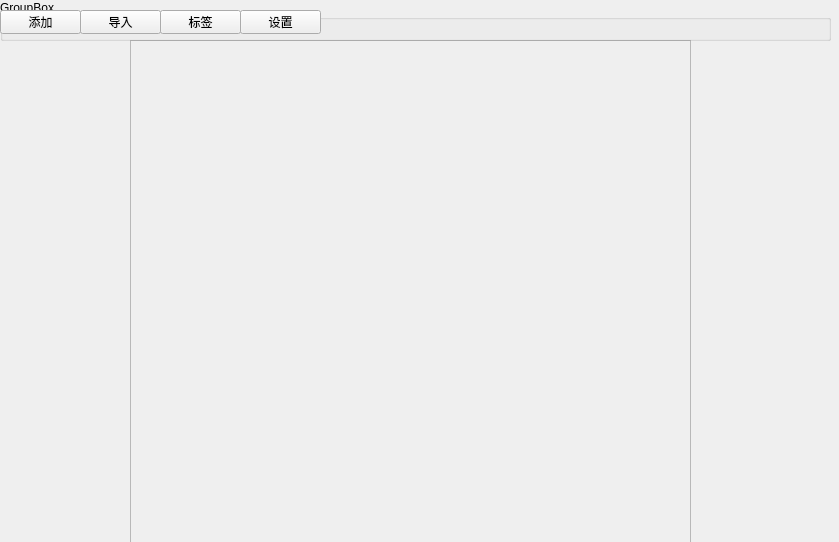
<?xml version="1.0" encoding="UTF-8"?>
<ui version="4.0">
 <class>Form</class>
 <widget class="QWidget" name="Form">
  <property name="geometry">
   <rect>
    <x>0</x>
    <y>0</y>
    <width>839</width>
    <height>542</height>
   </rect>
  </property>
  <property name="windowTitle">
   <string>Form</string>
  </property>
  <widget class="QScrollArea" name="scrollArea">
   <property name="geometry">
    <rect>
     <x>130</x>
     <y>40</y>
     <width>561</width>
     <height>511</height>
    </rect>
   </property>
   <property name="widgetResizable">
    <bool>true</bool>
   </property>
   <widget class="QWidget" name="scrollAreaWidgetContents">
    <property name="geometry">
     <rect>
      <x>0</x>
      <y>0</y>
      <width>559</width>
      <height>509</height>
     </rect>
    </property>
   </widget>
  </widget>
  <widget class="QGroupBox" name="groupBox">
   <property name="geometry">
    <rect>
     <x>0</x>
     <y>0</y>
     <width>831</width>
     <height>41</height>
    </rect>
   </property>
   <property name="title">
    <string>GroupBox</string>
   </property>
   <widget class="QPushButton" name="pushButton">
    <property name="geometry">
     <rect>
      <x>0</x>
      <y>10</y>
      <width>81</width>
      <height>24</height>
     </rect>
    </property>
    <property name="text">
     <string>添加</string>
    </property>
   </widget>
   <widget class="QPushButton" name="pushButton_2">
    <property name="geometry">
     <rect>
      <x>80</x>
      <y>10</y>
      <width>81</width>
      <height>24</height>
     </rect>
    </property>
    <property name="text">
     <string>导入</string>
    </property>
   </widget>
   <widget class="QPushButton" name="pushButton_3">
    <property name="geometry">
     <rect>
      <x>160</x>
      <y>10</y>
      <width>81</width>
      <height>24</height>
     </rect>
    </property>
    <property name="text">
     <string>标签</string>
    </property>
   </widget>
   <widget class="QPushButton" name="pushButton_4">
    <property name="geometry">
     <rect>
      <x>240</x>
      <y>10</y>
      <width>81</width>
      <height>24</height>
     </rect>
    </property>
    <property name="text">
     <string>设置</string>
    </property>
   </widget>
  </widget>
 </widget>
 <resources/>
 <connections/>
</ui>
